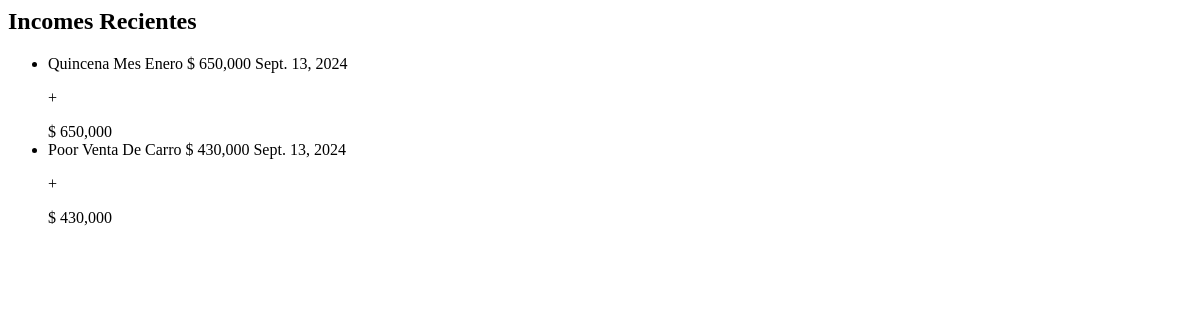
The page /dashboard/incomes/ on the database as committed earlier.
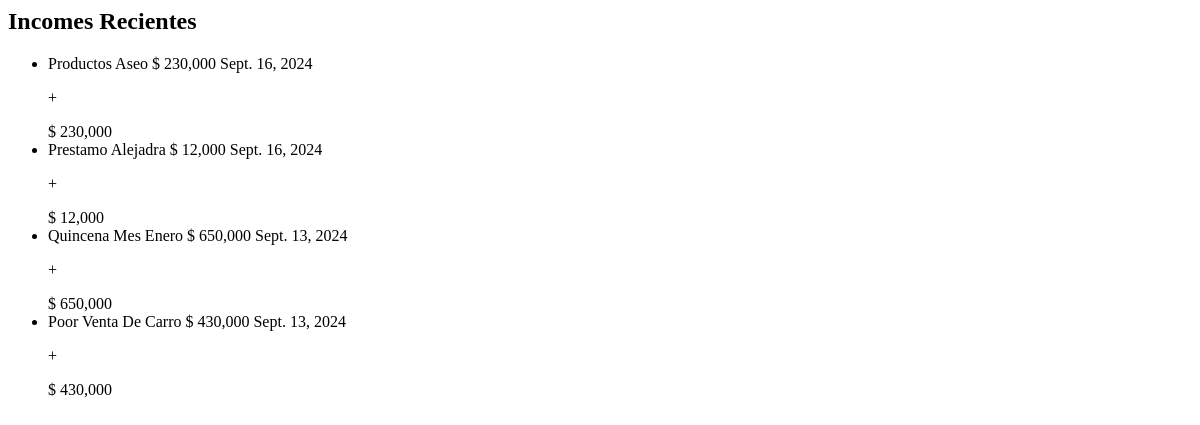
The same page on the database as committed later.
### Transaction/models.py (models this page shows, shortened)
class Transaction(models.Model):
    class TypePay(models.TextChoices):
        EFECTIVO = "Efectivo"
        TRANSFERENCIA = "Transferencia"
        NEQUI = "Nequi"
        TARJETA_CREDTO = "Tarjeta de Credito"
    description = models.CharField(max_length=150, null=True, blank=True)
    value = models.DecimalField(max_digits=10, decimal_places=2, default=0)
    way_to_pay = models.CharField(max_length=100, choices=TypePay.choices)
    created = models.DateField(auto_now_add=True)
    updated = models.DateField(auto_now_add=True)
    class Meta:
        abstract = True

class Income(Transaction):
    class TypeIncome(models.TextChoices):
        SALARIO = "Salario"
        BONIFICACION = "Bonificacion"
        ALQUILER = "Alquileres"
        INTERESES = "Intereses"
        GANACIAS = "Ganancias"
        PENSION = "Pension"
        HERENCIA = "Herencia"
        VENTAS = "Ventas"
        SUBSIDIOS = "Subsidios"
    type = models.CharField(max_length=150, choices=TypeIncome.choices)
    class Meta:
        verbose_name = ("Income")
        verbose_name_plural = ("Incomes")

### Transaction/views.py (the view)
# urls.py: path('incomes/', incomes_list, name='incomes_list'),
def incomes_list(request):
    name_template = 'income/partials/list_partial.html'
    incomes = get_object_incomes().order_by('-created')
    context = {
        'incomes': incomes,
    }
    return render(request, name_template, context)

### Transaction/templatetags/filters.py (called while the page is built)
@register.filter(name='format_value_total')
def format_value_total(value):
    return f'$ {value:,.0f}'

@register.filter(name='capitalize')
def capitalize(text):
    description_capitalize = ''
    for t in text.split(' '):
        description_capitalize += t.capitalize() + ' '
    return description_capitalize

### Transaction/views.py (called while the page is built)
def get_object_incomes():
    incomes = Income.objects.annotate(
        category=Value('Ingreso')
    ).values('id','description','value','created','type','category')
    return incomes

### templates/income/partials/list_partial.html
{% load static %}
{% load filters %}
<div id="transactions-list">
    <h2>Incomes Recientes</h2>
    <ul>
        {% for income in incomes %}
            <li>
                {{ income.description|capitalize }} {{ income.value|format_value_total }} {{ income.created }}
                <p>
                    {% if income.category == 'Gasto' %}
                        -
                    {% else %}
                        +
                    {% endif %}
                </p>
                {{income.value|format_value_total}}
            </li>
        {% empty %}
            <li>No hay tareas pendientes.</li>
        {% endfor %}
    </ul>
</div>

Rows that differ between the two databases and show on the page:
added Income: description "Productos Aseo", value "$ 230,000", created "Sept. 16, 2024"
added Income: description "Prestamo Alejadra", value "$ 12,000", created "Sept. 16, 2024"
